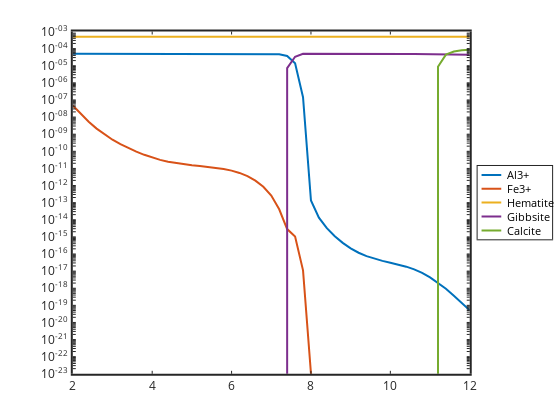

The notebook cell saved with this chart:
### Code cell
semilogy(pH,Alplus3,'linewidth',2,pH,Feplus3,'linewidth',2,...
pH,Hematite,'linewidth',2,...
pH,gibbsite,'linewidth',2,...
pH,calcite,'linewidth',2)
set(gca,'linewidth',2,'fontsize',12)
legend('Al3+','Fe3+','Hematite','Gibbsite','Calcite','location','eastoutside')
axis([2 12 1e-23 1e-3])

### Figure 1 — Plotly figure (JSON) as saved in the notebook; plotly's stock layout.template omitted (floating-point values rounded to 4 significant figures; data arrays with more than 128 entries replaced by an {"elided": "..."} marker saying what was removed)
{"data": [{"line": {"color": "rgb(0,113,188)", "dash": "solid", "width": 2}, "marker": {"color": "rgb(0,113,188)", "line": {"color": "rgb(0,113,188)"}, "size": 6, "symbol": "none"}, "mode": "lines", "name": "Al3+", "showlegend": true, "type": "scatter", "visibility": true, "x": [2, 2.2, 2.4, 2.6, 2.8, 3, 3.2, 3.4, 3.6, 3.8, 4, 4.2, 4.4, 4.6, 4.8, 5, 5.2, 5.4, 5.6, 5.8, 6, 6.2, 6.4, 6.6, 6.8, 7, 7.2, 7.4, 7.6, 7.8, 8, 8.2, 8.4, 8.6, 8.8, 9, 9.2, 9.4, 9.6, 9.8, 10, 10.2, 10.4, 10.6, 10.8, 11, 11.2, 11.4, 11.6, 11.8, 12], "xaxis": "x", "y": [4.998e-05, 4.996e-05, 4.995e-05, 4.993e-05, 4.99e-05, 4.988e-05, 4.985e-05, 4.982e-05, 4.979e-05, 4.976e-05, 4.973e-05, 4.97e-05, 4.967e-05, 4.965e-05, 4.963e-05, 4.962e-05, 4.96e-05, 4.959e-05, 4.957e-05, 4.955e-05, 4.951e-05, 4.946e-05, 4.937e-05, 4.924e-05, 4.899e-05, 4.851e-05, 4.726e-05, 3.719e-05, 1.376e-05, 1.437e-07, 1.341e-13, 1.329e-14, 3.241e-15, 1.092e-15, 4.457e-16, 2.132e-16, 1.182e-16, 7.476e-17, 5.256e-17, 3.97e-17, 3.106e-17, 2.424e-17, 1.817e-17, 1.262e-17, 7.874e-18, 4.32e-18, 2.109e-18, 9.36e-19, 3.67e-19, 1.366e-19, 5.14e-20], "yaxis": "y"}, {"line": {"color": "rgb(216,82,24)", "dash": "solid", "width": 2}, "marker": {"color": "rgb(216,82,24)", "line": {"color": "rgb(216,82,24)"}, "size": 6, "symbol": "none"}, "mode": "lines", "name": "Fe3+", "showlegend": true, "type": "scatter", "visibility": true, "x": [2, 2.2, 2.4, 2.6, 2.8, 3, 3.2, 3.4, 3.6, 3.8, 4, 4.2, 4.4, 4.6, 4.8, 5, 5.2, 5.4, 5.6, 5.8, 6, 6.2, 6.4, 6.6, 6.8, 7, 7.2, 7.4, 7.6, 7.8, 8, 8.2, 8.4, 8.6, 8.8, 9, 9.2, 9.4, 9.6, 9.8, 10, 10.2, 10.4, 10.6, 10.8, 11, 11.2, 11.4, 11.6, 11.8, 12], "xaxis": "x", "y": [4.728e-08, 1.504e-08, 5.332e-09, 2.121e-09, 9.484e-10, 4.737e-10, 2.6e-10, 1.533e-10, 9.546e-11, 6.235e-11, 4.301e-11, 3.16e-11, 2.476e-11, 2.048e-11, 1.76e-11, 1.544e-11, 1.367e-11, 1.212e-11, 1.067e-11, 9.157e-12, 7.421e-12, 5.459e-12, 3.522e-12, 1.929e-12, 8.423e-13, 2.582e-13, 4.086e-14, 2.86e-15, 1.058e-15, 1.105e-17, 1.031e-23, 1.022e-24, 2.492e-25, 8.397e-26, 3.427e-26, 1.639e-26, 9.088e-27, 5.748e-27, 4.041e-27, 3.053e-27, 2.388e-27, 1.864e-27, 1.397e-27, 9.706e-28, 6.054e-28, 3.322e-28, 1.621e-28, 7.196e-29, 2.822e-29, 1.05e-29, 3.951e-30], "yaxis": "y"}, {"line": {"color": "rgb(236,176,31)", "dash": "solid", "width": 2}, "marker": {"color": "rgb(236,176,31)", "line": {"color": "rgb(236,176,31)"}, "size": 6, "symbol": "none"}, "mode": "lines", "name": "Hematite", "showlegend": true, "type": "scatter", "visibility": true, "x": [2, 2.2, 2.4, 2.6, 2.8, 3, 3.2, 3.4, 3.6, 3.8, 4, 4.2, 4.4, 4.6, 4.8, 5, 5.2, 5.4, 5.6, 5.8, 6, 6.2, 6.4, 6.6, 6.8, 7, 7.2, 7.4, 7.6, 7.8, 8, 8.2, 8.4, 8.6, 8.8, 9, 9.2, 9.4, 9.6, 9.8, 10, 10.2, 10.4, 10.6, 10.8, 11, 11.2, 11.4, 11.6, 11.8, 12], "xaxis": "x", "y": [0.0005, 0.0005, 0.0005, 0.0005, 0.0005, 0.0005, 0.0005, 0.0005, 0.0005, 0.0005, 0.0005, 0.0005, 0.0005, 0.0005, 0.0005, 0.0005, 0.0005, 0.0005, 0.0005, 0.0005, 0.0005, 0.0005, 0.0005, 0.0005, 0.0005, 0.0005, 0.0005, 0.0005, 0.0005, 0.0005, 0.0005, 0.0005, 0.0005, 0.0005, 0.0005, 0.0005, 0.0005, 0.0005, 0.0005, 0.0005, 0.0005, 0.0005, 0.0005, 0.0005, 0.0005, 0.0005, 0.0005, 0.0005, 0.0005, 0.0005, 0.0005], "yaxis": "y"}, {"line": {"color": "rgb(125,46,141)", "dash": "solid", "width": 2}, "marker": {"color": "rgb(125,46,141)", "line": {"color": "rgb(125,46,141)"}, "size": 6, "symbol": "none"}, "mode": "lines", "name": "Gibbsite", "showlegend": true, "type": "scatter", "visibility": true, "x": [2, 2.2, 2.4, 2.6, 2.8, 3, 3.2, 3.4, 3.6, 3.8, 4, 4.2, 4.4, 4.6, 4.8, 5, 5.2, 5.4, 5.6, 5.8, 6, 6.2, 6.4, 6.6, 6.8, 7, 7.2, 7.4, 7.6, 7.8, 8, 8.2, 8.4, 8.6, 8.8, 9, 9.2, 9.4, 9.6, 9.8, 10, 10.2, 10.4, 10.6, 10.8, 11, 11.2, 11.4, 11.6, 11.8, 12], "xaxis": "x", "y": [0, 0, 0, 0, 0, 0, 0, 0, 0, 0, 0, 0, 0, 0, 0, 0, 0, 0, 0, 0, 0, 0, 0, 0, 0, 0, 0, 7.229e-06, 3.324e-05, 4.964e-05, 4.996e-05, 4.992e-05, 4.987e-05, 4.982e-05, 4.975e-05, 4.968e-05, 4.961e-05, 4.955e-05, 4.949e-05, 4.944e-05, 4.939e-05, 4.934e-05, 4.927e-05, 4.918e-05, 4.904e-05, 4.882e-05, 4.849e-05, 4.8e-05, 4.723e-05, 4.605e-05, 4.432e-05], "yaxis": "y"}, {"line": {"color": "rgb(118,171,47)", "dash": "solid", "width": 2}, "marker": {"color": "rgb(118,171,47)", "line": {"color": "rgb(118,171,47)"}, "size": 6, "symbol": "none"}, "mode": "lines", "name": "Calcite", "showlegend": true, "type": "scatter", "visibility": true, "x": [2, 2.2, 2.4, 2.6, 2.8, 3, 3.2, 3.4, 3.6, 3.8, 4, 4.2, 4.4, 4.6, 4.8, 5, 5.2, 5.4, 5.6, 5.8, 6, 6.2, 6.4, 6.6, 6.8, 7, 7.2, 7.4, 7.6, 7.8, 8, 8.2, 8.4, 8.6, 8.8, 9, 9.2, 9.4, 9.6, 9.8, 10, 10.2, 10.4, 10.6, 10.8, 11, 11.2, 11.4, 11.6, 11.8, 12], "xaxis": "x", "y": [0, 0, 0, 0, 0, 0, 0, 0, 0, 0, 0, 0, 0, 0, 0, 0, 0, 0, 0, 0, 0, 0, 0, 0, 0, 0, 0, 0, 0, 0, 0, 0, 0, 0, 0, 0, 0, 0, 0, 0, 0, 0, 0, 0, 0, 0, 8.804e-06, 4.439e-05, 6.746e-05, 8.037e-05, 8.482e-05], "yaxis": "y"}, {"hoverinfo": "none", "line": {"color": "rgb(0,113,188)", "dash": "solid", "width": 2}, "marker": {"color": "rgb(0,113,188)", "line": {"color": "rgb(0,113,188)"}, "size": 6, "symbol": "none"}, "mode": "lines", "name": "", "showlegend": false, "type": "scatter", "visibility": true, "x": [3, 18], "xaxis": "x2", "y": [6.78, 6.78], "yaxis": "y2"}, {"hoverinfo": "none", "line": {"color": "rgb(216,82,24)", "dash": "solid", "width": 2}, "marker": {"color": "rgb(216,82,24)", "line": {"color": "rgb(216,82,24)"}, "size": 6, "symbol": "none"}, "mode": "lines", "name": "", "showlegend": false, "type": "scatter", "visibility": true, "x": [3, 18], "xaxis": "x2", "y": [17.34, 17.34], "yaxis": "y2"}, {"hoverinfo": "none", "line": {"color": "rgb(236,176,31)", "dash": "solid", "width": 2}, "marker": {"color": "rgb(236,176,31)", "line": {"color": "rgb(236,176,31)"}, "size": 6, "symbol": "none"}, "mode": "lines", "name": "", "showlegend": false, "type": "scatter", "visibility": true, "x": [3, 18], "xaxis": "x2", "y": [27.9, 27.9], "yaxis": "y2"}, {"hoverinfo": "none", "line": {"color": "rgb(125,46,141)", "dash": "solid", "width": 2}, "marker": {"color": "rgb(125,46,141)", "line": {"color": "rgb(125,46,141)"}, "size": 6, "symbol": "none"}, "mode": "lines", "name": "", "showlegend": false, "type": "scatter", "visibility": true, "x": [3, 18], "xaxis": "x2", "y": [38.49, 38.49], "yaxis": "y2"}, {"hoverinfo": "none", "line": {"color": "rgb(118,171,47)", "dash": "solid", "width": 2}, "marker": {"color": "rgb(118,171,47)", "line": {"color": "rgb(118,171,47)"}, "size": 6, "symbol": "none"}, "mode": "lines", "name": "", "showlegend": false, "type": "scatter", "visibility": true, "x": [3, 18], "xaxis": "x2", "y": [49.08, 49.08], "yaxis": "y2"}], "layout": {"annotations": [{"font": {"color": "rgb(0,0,0)", "size": 10.8}, "showarrow": false, "text": "Al3+", "x": 21, "xanchor": "left", "xref": "x2", "y": 6.78, "yanchor": "middle", "yref": "y2"}, {"font": {"color": "rgb(0,0,0)", "size": 10.8}, "showarrow": false, "text": "Fe3+", "x": 21, "xanchor": "left", "xref": "x2", "y": 17.34, "yanchor": "middle", "yref": "y2"}, {"font": {"color": "rgb(0,0,0)", "size": 10.8}, "showarrow": false, "text": "Hematite", "x": 21, "xanchor": "left", "xref": "x2", "y": 27.9, "yanchor": "middle", "yref": "y2"}, {"font": {"color": "rgb(0,0,0)", "size": 10.8}, "showarrow": false, "text": "Gibbsite", "x": 21, "xanchor": "left", "xref": "x2", "y": 38.49, "yanchor": "middle", "yref": "y2"}, {"font": {"color": "rgb(0,0,0)", "size": 10.8}, "showarrow": false, "text": "Calcite", "x": 21, "xanchor": "left", "xref": "x2", "y": 49.08, "yanchor": "middle", "yref": "y2"}], "height": 420, "hovermode": "closest", "margin": {"b": 0, "l": 0, "r": 0, "t": 0}, "plot_bgcolor": "rgba(0,0,0,0)", "showlegend": false, "width": 560, "xaxis": {"anchor": "y", "autorange": false, "domain": [0.13, 0.8388], "exponentformat": "none", "gridcolor": "rgba(38,38,38,0.15)", "gridwidth": 2, "linecolor": "rgb(38,38,38)", "linewidth": 2, "mirror": "ticks", "range": [2, 12], "showgrid": false, "showline": true, "side": "bottom", "spikedash": "solid", "spikemode": "across", "spikesides": false, "spikethickness": 1, "tickangle": 0, "tickcolor": "rgb(38,38,38)", "tickfont": {"color": "rgb(38,38,38)", "size": 12}, "ticklen": 3, "ticks": "inside", "ticktext": ["2", "4", "6", "8", "10", "12"], "tickvals": [2, 4, 6, 8, 10, 12], "title": {"font": {"color": "rgb(0,0,0)", "size": 13.2}, "text": ""}, "type": "linear", "visible": true, "zeroline": false}, "xaxis2": {"anchor": "y2", "autorange": false, "domain": [0.8529, 0.9859], "exponentformat": "none", "fixedrange": true, "gridcolor": "rgba(38,38,38,0.15)", "gridwidth": 1, "linecolor": "rgb(38,38,38)", "linewidth": 1, "mirror": true, "range": [0, 56.76], "showgrid": false, "showline": true, "showspikes": false, "side": "bottom", "spikedash": "solid", "spikemode": "across", "spikesides": false, "spikethickness": 1, "tickangle": 0, "tickcolor": "rgb(38,38,38)", "tickfont": {"color": "rgb(38,38,38)", "size": 10.8}, "ticklen": 3, "ticks": "", "ticktext": [], "tickvals": [], "title": {"font": {"color": "rgb(0,0,0)", "size": 11.88}, "text": ""}, "type": "linear", "visible": true, "zeroline": false}, "yaxis": {"anchor": "x", "autorange": false, "domain": [0.11, 0.925], "exponentformat": "none", "gridcolor": "rgba(38,38,38,0.15)", "gridwidth": 2, "linecolor": "rgb(38,38,38)", "linewidth": 2, "mirror": "ticks", "range": [-23, -3], "showgrid": false, "showline": true, "side": "left", "spikedash": "solid", "spikemode": "across", "spikesides": false, "spikethickness": 1, "tickangle": 0, "tickcolor": "rgb(38,38,38)", "tickfont": {"color": "rgb(38,38,38)", "size": 12}, "ticklen": 3, "ticks": "inside", "ticktext": {"elided": "181 str values"}, "tickvals": {"elided": "181 float values"}, "title": {"font": {"color": "rgb(0,0,0)", "size": 13.2}, "text": ""}, "type": "log", "visible": true, "zeroline": false}, "yaxis2": {"anchor": "x2", "autorange": false, "domain": [0.4302, 0.6048], "exponentformat": "none", "fixedrange": true, "gridcolor": "rgba(38,38,38,0.15)", "gridwidth": 1, "linecolor": "rgb(38,38,38)", "linewidth": 1, "mirror": true, "range": [55.86, 0], "showgrid": false, "showline": true, "showspikes": false, "side": "left", "spikedash": "solid", "spikemode": "across", "spikesides": false, "spikethickness": 1, "tickangle": 0, "tickcolor": "rgb(38,38,38)", "tickfont": {"color": "rgb(38,38,38)", "size": 10.8}, "ticklen": 3, "ticks": "", "ticktext": [], "tickvals": [], "title": {"font": {"color": "rgb(0,0,0)", "size": 11.88}, "text": ""}, "type": "linear", "visible": true, "zeroline": false}}}
